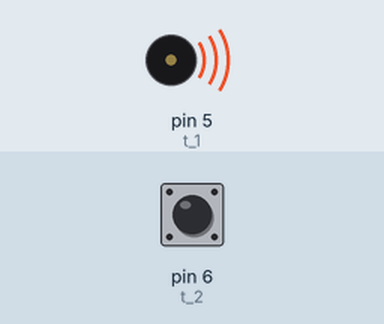
This sketch was run on a simulated Arduino Uno, built with avr-gcc and run on an emulated ATmega328P. Shown: buzzer (waves = sounding). The test bench sets the inputs (shaded band); at power-on: pin 6 (t_2) HIGH.

Above: at 0.1 s.
Timing chart, 0 to 1.6 s (numbered marks = the images above):
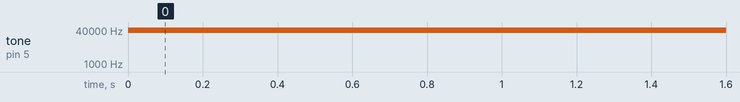

Measured:
- by itself, tone on pin 5 (t_1): silent → 40000 Hz at 0.00 s

The sketch:

Prototype_1_microcontoller_script.ino
```cpp
//variables for where the transducers are going to be placed
int t_1 = 5;
int t_2 = 6;
unsigned long Start_time_1;
unsigned long End_time_1;
unsigned long elaps_1;

void setup() {
  // put your setup code here, to run once:
  pinMode(t_1, OUTPUT);
  pinMode(t_2, INPUT);
}

void loop() {
  // put your main code here, to run repeatedly:
  int i = 0;
  int pulseLength = 10;
  Start_time_1 = micros();
  tone(t_1,40000,0.00001);

  while(digitalRead(t_2)==LOW){
    //Insert code to do more timing here.
    End_time_1 = micros();
    }

  elaps_1 = Start_time_1 - End_time_1;

  Serial.println(elaps_1);

  delay(1000);

}
```
